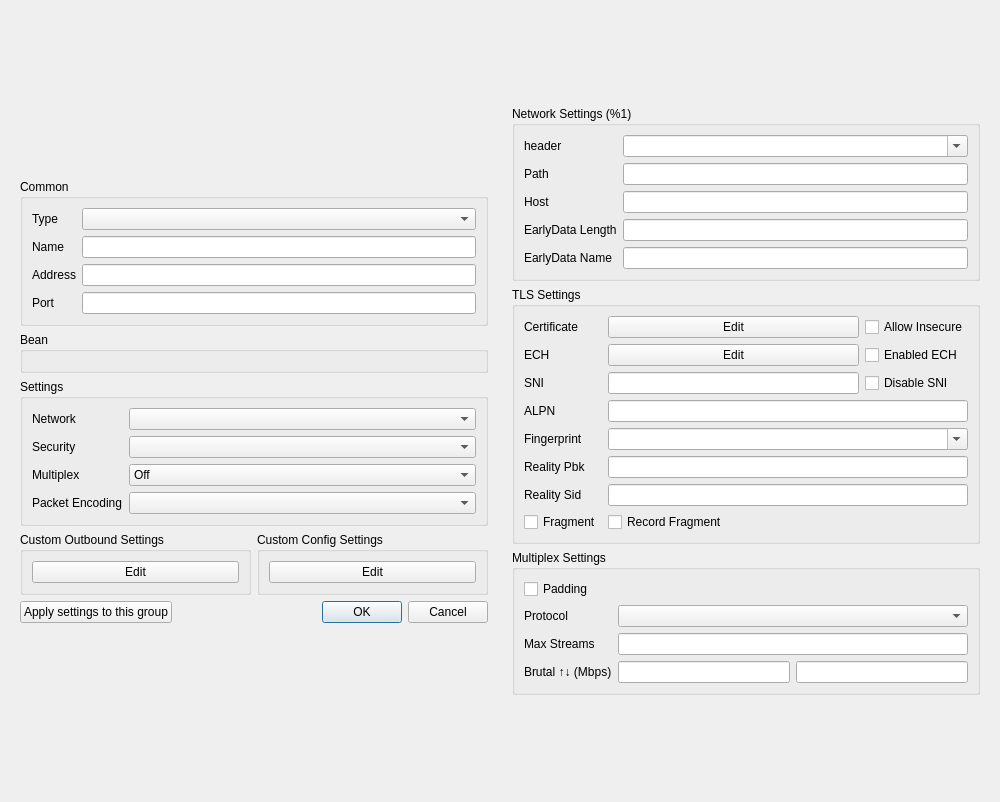
<?xml version="1.0" encoding="UTF-8"?>
<ui version="4.0">
 <class>DialogEditProfile</class>
 <widget class="QDialog" name="DialogEditProfile">
  <property name="geometry">
   <rect>
    <x>0</x>
    <y>0</y>
    <width>1000</width>
    <height>802</height>
   </rect>
  </property>
  <property name="sizePolicy">
   <sizepolicy hsizetype="Preferred" vsizetype="Preferred">
    <horstretch>0</horstretch>
    <verstretch>0</verstretch>
   </sizepolicy>
  </property>
  <property name="windowTitle">
   <string>Edit</string>
  </property>
  <layout class="QHBoxLayout" name="dialog_layout">
   <item>
    <widget class="QWidget" name="left_w" native="true">
     <property name="sizePolicy">
      <sizepolicy hsizetype="Minimum" vsizetype="Maximum">
       <horstretch>0</horstretch>
       <verstretch>0</verstretch>
      </sizepolicy>
     </property>
     <property name="minimumSize">
      <size>
       <width>400</width>
       <height>0</height>
      </size>
     </property>
     <layout class="QVBoxLayout" name="left">
      <property name="sizeConstraint">
       <enum>QLayout::SizeConstraint::SetDefaultConstraint</enum>
      </property>
      <item>
       <widget class="QGroupBox" name="groupBox">
        <property name="sizePolicy">
         <sizepolicy hsizetype="Preferred" vsizetype="Maximum">
          <horstretch>0</horstretch>
          <verstretch>0</verstretch>
         </sizepolicy>
        </property>
        <property name="title">
         <string>Common</string>
        </property>
        <layout class="QGridLayout" name="gridLayout_2">
         <item row="0" column="0">
          <widget class="QLabel" name="type_l">
           <property name="text">
            <string>Type</string>
           </property>
          </widget>
         </item>
         <item row="0" column="1">
          <widget class="QComboBox" name="type"/>
         </item>
         <item row="1" column="0">
          <widget class="QLabel" name="label">
           <property name="text">
            <string>Name</string>
           </property>
          </widget>
         </item>
         <item row="1" column="1">
          <widget class="MyLineEdit" name="name"/>
         </item>
         <item row="2" column="0">
          <widget class="QLabel" name="address_l">
           <property name="text">
            <string>Address</string>
           </property>
          </widget>
         </item>
         <item row="2" column="1">
          <widget class="MyLineEdit" name="address"/>
         </item>
         <item row="3" column="0">
          <widget class="QLabel" name="port_l">
           <property name="text">
            <string>Port</string>
           </property>
          </widget>
         </item>
         <item row="3" column="1">
          <widget class="QLineEdit" name="port"/>
         </item>
        </layout>
       </widget>
      </item>
      <item>
       <widget class="QGroupBox" name="bean">
        <property name="sizePolicy">
         <sizepolicy hsizetype="Preferred" vsizetype="Maximum">
          <horstretch>0</horstretch>
          <verstretch>0</verstretch>
         </sizepolicy>
        </property>
        <property name="title">
         <string notr="true">Bean</string>
        </property>
        <layout class="QVBoxLayout" name="verticalLayout_4">
         <item>
          <widget class="QWidget" name="fake" native="true"/>
         </item>
        </layout>
       </widget>
      </item>
      <item>
       <widget class="QGroupBox" name="stream_box">
        <property name="sizePolicy">
         <sizepolicy hsizetype="Preferred" vsizetype="Maximum">
          <horstretch>0</horstretch>
          <verstretch>0</verstretch>
         </sizepolicy>
        </property>
        <property name="title">
         <string>Settings</string>
        </property>
        <layout class="QGridLayout" name="gridLayout_4">
         <item row="1" column="1">
          <widget class="QComboBox" name="security">
           <item>
            <property name="text">
             <string notr="true"/>
            </property>
           </item>
           <item>
            <property name="text">
             <string notr="true">tls</string>
            </property>
           </item>
          </widget>
         </item>
         <item row="0" column="1">
          <widget class="QComboBox" name="network">
           <property name="sizePolicy">
            <sizepolicy hsizetype="Expanding" vsizetype="Fixed">
             <horstretch>0</horstretch>
             <verstretch>0</verstretch>
            </sizepolicy>
           </property>
          </widget>
         </item>
         <item row="0" column="0">
          <widget class="QLabel" name="network_l">
           <property name="toolTip">
            <string>The underlying transport method. It must be consistent with the server, otherwise, the connection cannot be established.</string>
           </property>
           <property name="text">
            <string>Network</string>
           </property>
          </widget>
         </item>
         <item row="3" column="0">
          <widget class="QLabel" name="packet_encoding_l">
           <property name="toolTip">
            <string>UDP FullCone Packet encoding for implementing features such as UDP FullCone. Server support is required, if the wrong selection is made, the connection cannot be made. Please leave it blank.</string>
           </property>
           <property name="text">
            <string>Packet Encoding</string>
           </property>
          </widget>
         </item>
         <item row="2" column="0">
          <widget class="QLabel" name="multiplex_l">
           <property name="toolTip">
            <string>Server support is required</string>
           </property>
           <property name="text">
            <string>Multiplex</string>
           </property>
          </widget>
         </item>
         <item row="1" column="0">
          <widget class="QLabel" name="security_l">
           <property name="toolTip">
            <string>Transport Layer Security. It must be consistent with the server, otherwise, the connection cannot be established.</string>
           </property>
           <property name="text">
            <string>Security</string>
           </property>
          </widget>
         </item>
         <item row="2" column="1">
          <widget class="QComboBox" name="multiplex">
           <item>
            <property name="text">
             <string>Off</string>
            </property>
           </item>
           <item>
            <property name="text">
             <string>On</string>
            </property>
           </item>
          </widget>
         </item>
         <item row="3" column="1">
          <widget class="QComboBox" name="packet_encoding">
           <item>
            <property name="text">
             <string notr="true"/>
            </property>
           </item>
           <item>
            <property name="text">
             <string notr="true">packetaddr</string>
            </property>
           </item>
           <item>
            <property name="text">
             <string notr="true">xudp</string>
            </property>
           </item>
          </widget>
         </item>
        </layout>
       </widget>
      </item>
      <item>
       <layout class="QHBoxLayout" name="horizontalLayout_2">
        <item>
         <widget class="QGroupBox" name="custom_box">
          <property name="sizePolicy">
           <sizepolicy hsizetype="Preferred" vsizetype="Maximum">
            <horstretch>0</horstretch>
            <verstretch>0</verstretch>
           </sizepolicy>
          </property>
          <property name="title">
           <string>Custom Outbound Settings</string>
          </property>
          <layout class="QVBoxLayout" name="verticalLayout_5">
           <item>
            <widget class="QPushButton" name="custom_outbound_edit">
             <property name="text">
              <string notr="true">Edit</string>
             </property>
            </widget>
           </item>
          </layout>
         </widget>
        </item>
        <item>
         <widget class="QGroupBox" name="custom_global_box">
          <property name="title">
           <string>Custom Config Settings</string>
          </property>
          <layout class="QHBoxLayout" name="horizontalLayout_3">
           <item>
            <widget class="QPushButton" name="custom_config_edit">
             <property name="text">
              <string notr="true">Edit</string>
             </property>
            </widget>
           </item>
          </layout>
         </widget>
        </item>
       </layout>
      </item>
      <item>
       <layout class="QHBoxLayout" name="horizontalLayout_4">
        <item>
         <widget class="QPushButton" name="apply_to_group">
          <property name="text">
           <string>Apply settings to this group</string>
          </property>
         </widget>
        </item>
        <item>
         <widget class="QDialogButtonBox" name="buttonBox">
          <property name="sizePolicy">
           <sizepolicy hsizetype="Expanding" vsizetype="Fixed">
            <horstretch>0</horstretch>
            <verstretch>0</verstretch>
           </sizepolicy>
          </property>
          <property name="orientation">
           <enum>Qt::Orientation::Horizontal</enum>
          </property>
          <property name="standardButtons">
           <set>QDialogButtonBox::StandardButton::Cancel|QDialogButtonBox::StandardButton::Ok</set>
          </property>
         </widget>
        </item>
       </layout>
      </item>
     </layout>
    </widget>
   </item>
   <item>
    <widget class="QWidget" name="right_all_w" native="true">
     <property name="sizePolicy">
      <sizepolicy hsizetype="Preferred" vsizetype="Maximum">
       <horstretch>0</horstretch>
       <verstretch>0</verstretch>
      </sizepolicy>
     </property>
     <property name="minimumSize">
      <size>
       <width>400</width>
       <height>0</height>
      </size>
     </property>
     <property name="toolTip">
      <string/>
     </property>
     <layout class="QVBoxLayout" name="right_layout">
      <property name="sizeConstraint">
       <enum>QLayout::SizeConstraint::SetDefaultConstraint</enum>
      </property>
      <item>
       <widget class="QGroupBox" name="network_box">
        <property name="sizePolicy">
         <sizepolicy hsizetype="Preferred" vsizetype="Maximum">
          <horstretch>0</horstretch>
          <verstretch>0</verstretch>
         </sizepolicy>
        </property>
        <property name="title">
         <string>Network Settings (%1)</string>
        </property>
        <layout class="QGridLayout" name="gridLayout">
         <item row="1" column="0">
          <widget class="QLabel" name="path_l">
           <property name="toolTip">
            <string notr="true">http path (ws/http/伪装http)
serviceName (gRPC)
key (QUIC)</string>
           </property>
           <property name="text">
            <string notr="true">Path</string>
           </property>
          </widget>
         </item>
         <item row="2" column="1">
          <widget class="MyLineEdit" name="host"/>
         </item>
         <item row="2" column="0">
          <widget class="QLabel" name="host_l">
           <property name="toolTip">
            <string notr="true">http host (ws/http/伪装http)
security (QUIC)</string>
           </property>
           <property name="text">
            <string notr="true">Host</string>
           </property>
          </widget>
         </item>
         <item row="0" column="0">
          <widget class="QLabel" name="header_type_l">
           <property name="sizePolicy">
            <sizepolicy hsizetype="Maximum" vsizetype="Preferred">
             <horstretch>0</horstretch>
             <verstretch>0</verstretch>
            </sizepolicy>
           </property>
           <property name="toolTip">
            <string notr="true">伪装头部类型 (tcp/quic)</string>
           </property>
           <property name="text">
            <string notr="true">header</string>
           </property>
          </widget>
         </item>
         <item row="1" column="1">
          <widget class="MyLineEdit" name="path"/>
         </item>
         <item row="0" column="1">
          <widget class="QComboBox" name="header_type">
           <property name="sizePolicy">
            <sizepolicy hsizetype="Minimum" vsizetype="Fixed">
             <horstretch>0</horstretch>
             <verstretch>0</verstretch>
            </sizepolicy>
           </property>
           <property name="editable">
            <bool>true</bool>
           </property>
           <item>
            <property name="text">
             <string notr="true"/>
            </property>
           </item>
           <item>
            <property name="text">
             <string notr="true">http</string>
            </property>
           </item>
          </widget>
         </item>
         <item row="3" column="1">
          <widget class="MyLineEdit" name="ws_early_data_length"/>
         </item>
         <item row="3" column="0">
          <widget class="QLabel" name="ws_early_data_length_l">
           <property name="text">
            <string notr="true">EarlyData Length</string>
           </property>
          </widget>
         </item>
         <item row="4" column="1">
          <widget class="MyLineEdit" name="ws_early_data_name"/>
         </item>
         <item row="4" column="0">
          <widget class="QLabel" name="ws_early_data_name_l">
           <property name="text">
            <string notr="true">EarlyData Name</string>
           </property>
          </widget>
         </item>
        </layout>
       </widget>
      </item>
      <item>
       <widget class="QGroupBox" name="security_box">
        <property name="sizePolicy">
         <sizepolicy hsizetype="Preferred" vsizetype="Maximum">
          <horstretch>0</horstretch>
          <verstretch>0</verstretch>
         </sizepolicy>
        </property>
        <property name="title">
         <string>TLS Settings</string>
        </property>
        <layout class="QGridLayout" name="gridLayout_5">
         <item row="4" column="1" colspan="2">
          <widget class="QComboBox" name="utlsFingerprint">
           <property name="editable">
            <bool>true</bool>
           </property>
          </widget>
         </item>
         <item row="1" column="0">
          <widget class="QLabel" name="label_7">
           <property name="text">
            <string>ECH</string>
           </property>
          </widget>
         </item>
         <item row="4" column="0">
          <widget class="QLabel" name="label_2">
           <property name="sizePolicy">
            <sizepolicy hsizetype="Maximum" vsizetype="Preferred">
             <horstretch>0</horstretch>
             <verstretch>0</verstretch>
            </sizepolicy>
           </property>
           <property name="text">
            <string notr="true">Fingerprint</string>
           </property>
          </widget>
         </item>
         <item row="2" column="1">
          <widget class="MyLineEdit" name="sni"/>
         </item>
         <item row="2" column="2">
          <widget class="QCheckBox" name="disable_sni">
           <property name="text">
            <string>Disable SNI</string>
           </property>
          </widget>
         </item>
         <item row="0" column="1">
          <widget class="QPushButton" name="certificate_edit">
           <property name="text">
            <string notr="true">Edit</string>
           </property>
          </widget>
         </item>
         <item row="3" column="1" colspan="2">
          <widget class="MyLineEdit" name="alpn"/>
         </item>
         <item row="1" column="1">
          <widget class="QPushButton" name="ech_edit">
           <property name="text">
            <string>Edit</string>
           </property>
          </widget>
         </item>
         <item row="6" column="0">
          <widget class="QLabel" name="reality_sid_l">
           <property name="toolTip">
            <string>Reality short id. Accept only one value.</string>
           </property>
           <property name="text">
            <string notr="true">Reality Sid</string>
           </property>
          </widget>
         </item>
         <item row="2" column="0">
          <widget class="QLabel" name="label_5">
           <property name="toolTip">
            <string>Server name indication, clear text.</string>
           </property>
           <property name="text">
            <string notr="true">SNI</string>
           </property>
          </widget>
         </item>
         <item row="3" column="0">
          <widget class="QLabel" name="label_8">
           <property name="toolTip">
            <string>Application layer protocol negotiation, clear text. Please separate them with commas.</string>
           </property>
           <property name="text">
            <string notr="true">ALPN</string>
           </property>
          </widget>
         </item>
         <item row="6" column="1" colspan="2">
          <widget class="MyLineEdit" name="reality_sid"/>
         </item>
         <item row="0" column="2">
          <widget class="QCheckBox" name="insecure">
           <property name="sizePolicy">
            <sizepolicy hsizetype="Maximum" vsizetype="Fixed">
             <horstretch>0</horstretch>
             <verstretch>0</verstretch>
            </sizepolicy>
           </property>
           <property name="toolTip">
            <string/>
           </property>
           <property name="text">
            <string>Allow Insecure</string>
           </property>
          </widget>
         </item>
         <item row="1" column="2">
          <widget class="QCheckBox" name="ech_enabled">
           <property name="text">
            <string>Enabled ECH</string>
           </property>
          </widget>
         </item>
         <item row="5" column="0">
          <widget class="QLabel" name="reality_pbk_l">
           <property name="toolTip">
            <string>Reality public key. If not empty, turn TLS into REALITY.</string>
           </property>
           <property name="text">
            <string notr="true">Reality Pbk</string>
           </property>
          </widget>
         </item>
         <item row="5" column="1" colspan="2">
          <widget class="MyLineEdit" name="reality_pbk"/>
         </item>
         <item row="7" column="0">
          <widget class="QCheckBox" name="tls_fragment">
           <property name="text">
            <string>Fragment</string>
           </property>
          </widget>
         </item>
         <item row="0" column="0">
          <widget class="QLabel" name="label_6">
           <property name="sizePolicy">
            <sizepolicy hsizetype="Maximum" vsizetype="Preferred">
             <horstretch>0</horstretch>
             <verstretch>0</verstretch>
            </sizepolicy>
           </property>
           <property name="toolTip">
            <string notr="true"/>
           </property>
           <property name="text">
            <string>Certificate</string>
           </property>
          </widget>
         </item>
         <item row="7" column="1">
          <widget class="QCheckBox" name="tls_record_fragment">
           <property name="text">
            <string>Record Fragment</string>
           </property>
          </widget>
         </item>
        </layout>
       </widget>
      </item>
      <item>
       <widget class="QGroupBox" name="multiplex_box">
        <property name="sizePolicy">
         <sizepolicy hsizetype="Preferred" vsizetype="Maximum">
          <horstretch>0</horstretch>
          <verstretch>0</verstretch>
         </sizepolicy>
        </property>
        <property name="title">
         <string>Multiplex Settings</string>
        </property>
        <layout class="QGridLayout" name="gridLayout_3">
         <item row="2" column="0">
          <widget class="QLabel" name="label_4">
           <property name="text">
            <string>Max Streams</string>
           </property>
          </widget>
         </item>
         <item row="4" column="0">
          <widget class="QLabel" name="label_9">
           <property name="text">
            <string>Brutal ↑↓ (Mbps)</string>
           </property>
          </widget>
         </item>
         <item row="4" column="1">
          <widget class="QLineEdit" name="brutal_up"/>
         </item>
         <item row="1" column="1" colspan="2">
          <widget class="QComboBox" name="multiplex_protocol"/>
         </item>
         <item row="1" column="0">
          <widget class="QLabel" name="label_3">
           <property name="text">
            <string>Protocol</string>
           </property>
          </widget>
         </item>
         <item row="0" column="0">
          <widget class="QCheckBox" name="multiplex_padding">
           <property name="text">
            <string>Padding</string>
           </property>
          </widget>
         </item>
         <item row="4" column="2">
          <widget class="QLineEdit" name="brutal_down"/>
         </item>
         <item row="2" column="1" colspan="2">
          <widget class="QLineEdit" name="multiplex_max_streams"/>
         </item>
        </layout>
       </widget>
      </item>
     </layout>
    </widget>
   </item>
  </layout>
 </widget>
 <customwidgets>
  <customwidget>
   <class>MyLineEdit</class>
   <extends>QLineEdit</extends>
   <header>ui/widget/MyLineEdit.h</header>
  </customwidget>
 </customwidgets>
 <tabstops>
  <tabstop>type</tabstop>
  <tabstop>name</tabstop>
  <tabstop>address</tabstop>
  <tabstop>port</tabstop>
  <tabstop>custom_outbound_edit</tabstop>
  <tabstop>custom_config_edit</tabstop>
  <tabstop>apply_to_group</tabstop>
  <tabstop>network</tabstop>
  <tabstop>security</tabstop>
  <tabstop>packet_encoding</tabstop>
  <tabstop>header_type</tabstop>
  <tabstop>path</tabstop>
  <tabstop>host</tabstop>
  <tabstop>ws_early_data_length</tabstop>
  <tabstop>ws_early_data_name</tabstop>
  <tabstop>certificate_edit</tabstop>
  <tabstop>alpn</tabstop>
 </tabstops>
 <resources/>
 <connections>
  <connection>
   <sender>buttonBox</sender>
   <signal>accepted()</signal>
   <receiver>DialogEditProfile</receiver>
   <slot>accept()</slot>
   <hints>
    <hint type="sourcelabel">
     <x>151</x>
     <y>500</y>
    </hint>
    <hint type="destinationlabel">
     <x>299</x>
     <y>299</y>
    </hint>
   </hints>
  </connection>
  <connection>
   <sender>buttonBox</sender>
   <signal>rejected()</signal>
   <receiver>DialogEditProfile</receiver>
   <slot>reject()</slot>
   <hints>
    <hint type="sourcelabel">
     <x>151</x>
     <y>500</y>
    </hint>
    <hint type="destinationlabel">
     <x>299</x>
     <y>299</y>
    </hint>
   </hints>
  </connection>
 </connections>
</ui>
